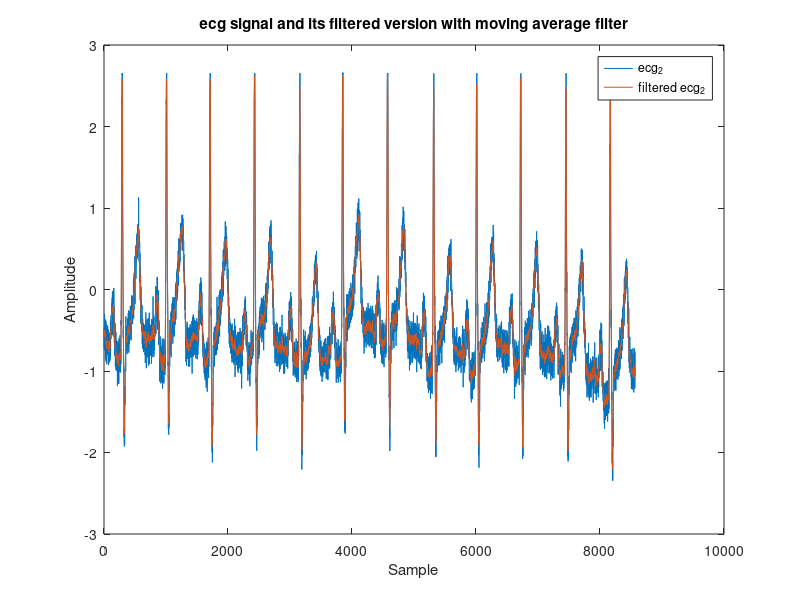
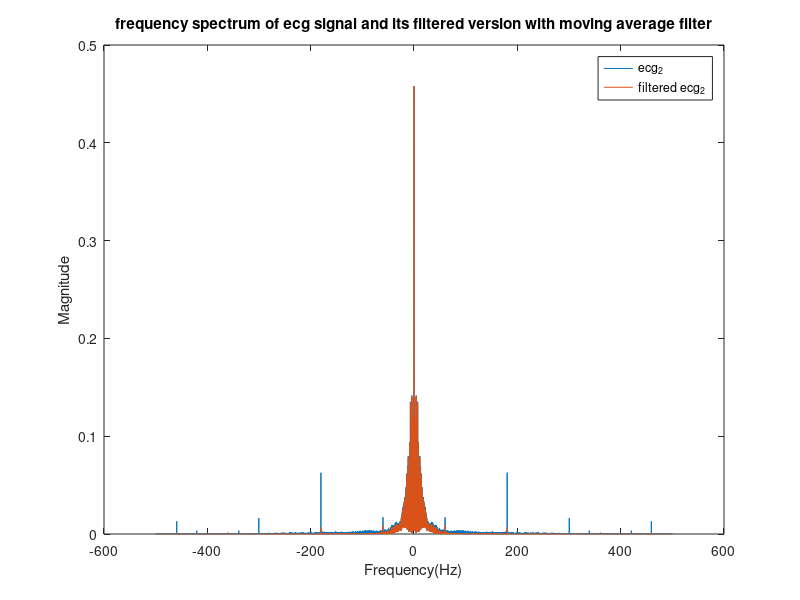
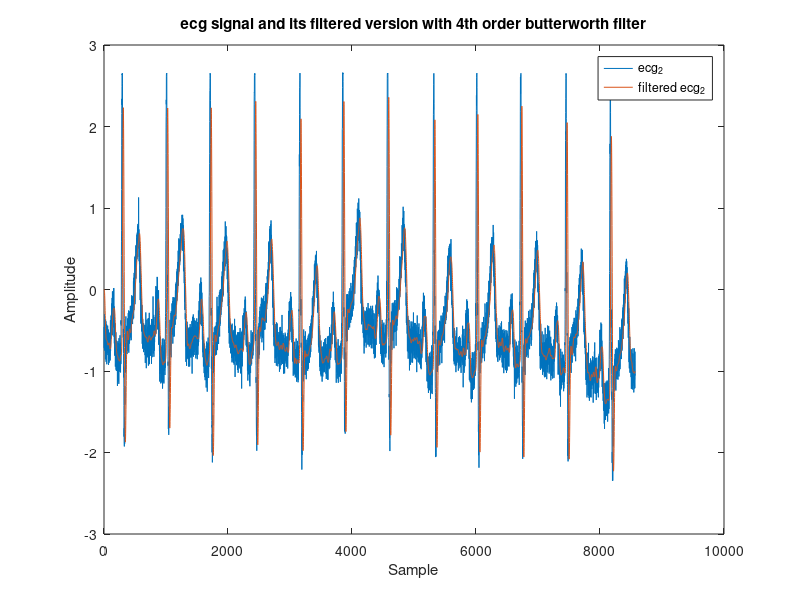
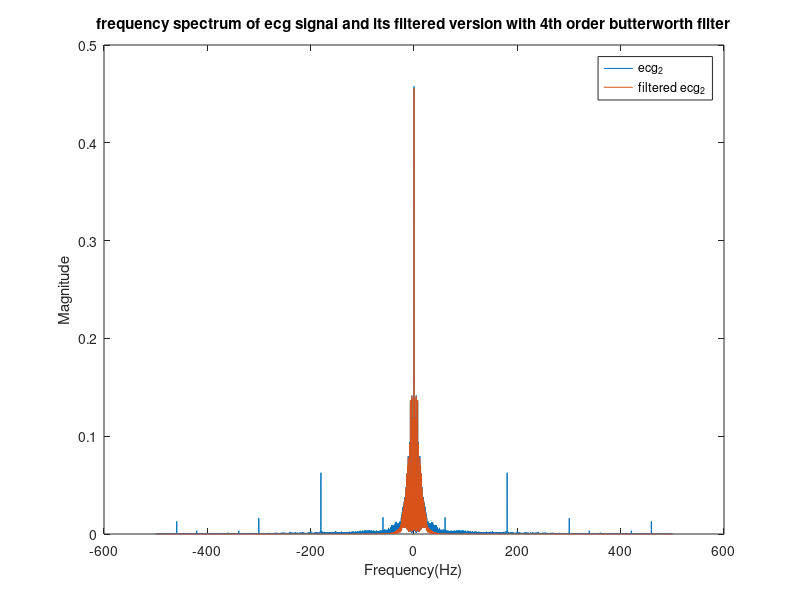

Here is the MATLAB script that generated these plots, in order: (Note: this script raises an error after producing the figures.)
clc, clear, close all;
%% QUESTION 1 
%a
load('ecg_1.mat')
load('ecg_2.mat')
load('ecg_3.mat')
Fs=1000;
Ts=1/Fs;
ecg_filtered=zeros(length(ecg_hfn),1);
plot(ecg_hfn);
for i=1:length(ecg_hfn)
    if i<5
        ecg_filtered(i)=mean(ecg_hfn(1:i+5)); %need special cases for the first and last indexes of signal array
    elseif i>length(ecg_hfn)-5
        ecg_filtered(i)=mean(ecg_hfn(i:length(ecg_hfn)));
    else
        ecg_filtered(i)=mean(ecg_hfn(i-4:i+5)); % to achieve a window size of 10
    end
end

figure (1)
plot(ecg_hfn)
hold on
plot(ecg_filtered)
title("ecg signal and its filtered version with moving average filter")
xlabel("Sample");
ylabel("Amplitude");
legend("ecg_2","filtered ecg_2")

%b
ecg_hfns=fftshift(abs(fft(ecg_hfn,length(ecg_hfn))/length(ecg_hfn)));
ecg_filtereds=fftshift(abs(fft(ecg_filtered,length(ecg_filtered))/length(ecg_filtered)));
f=linspace(-Fs/2,Fs/2,length(ecg_filtered));
f=transpose(f);
figure (2)
plot(f,ecg_hfns)
hold on
plot(f,ecg_filtereds)   
title("frequency spectrum of ecg signal and its filtered version with moving average filter")
xlabel("Frequency(Hz)");
ylabel("Magnitude");
legend("ecg_2","filtered ecg_2")

%% QUESTION 2
%butterworth
%better filtering than moving avg filter but more loss on amplitude
Fc=50/Fs; %cutoff freq/Fs for normalization. cutoff freq determined by observing freq spectrum of the ecg signal
N=4; %filter order
% by increasing order we get a sharper filter freq response supresses freqs above Fc better. 
% but increases phase shift and decreases amplitude more. it also requires more computational power so order of 4 is good enough
[b,a]=butter(N,Fc,"low");
ecg_butter_filtered=filter(b,a,ecg_hfn);
figure (3)
plot(ecg_hfn)
hold on
plot(ecg_butter_filtered)
title("ecg signal and its filtered version with 4th order butterworth filter")
xlabel("Sample");
ylabel("Amplitude");
legend("ecg_2","filtered ecg_2")

ecg_butter_filtereds=fftshift(abs(fft(ecg_butter_filtered,length(ecg_butter_filtered))/length(ecg_butter_filtered)));
f=linspace(-Fs/2,Fs/2,length(ecg_butter_filtered));
f=transpose(f);
figure (4)
plot(f,ecg_hfns)
hold on
plot(f,ecg_butter_filtereds)   
title("frequency spectrum of ecg signal and its filtered version with 4th order butterworth filter")
xlabel("Frequency(Hz)");
ylabel("Magnitude");
legend("ecg_2","filtered ecg_2")

%% Chebychev type1 
N=4;
Rp=1; %ripple dB in passband
[b,a]=cheby1(N,Rp,Fc,"low");

ecg_cheby1_filtered=filter(b,a,ecg_hfn);
amplitude=max(ecg_cheby1_filtered)

figure (5)
plot(ecg_hfn)
hold on
plot(ecg_cheby1_filtered)
title("ecg signal and its filtered version with 4th order chebyschev type1 filter")
xlabel("Sample");
ylabel("Amplitude");
legend("ecg_2","filtered ecg_2")

ecg_cheby1_filtereds=fftshift(abs(fft(ecg_cheby1_filtered,length(ecg_cheby1_filtered))/length(ecg_cheby1_filtered)));
f=linspace(-Fs/2,Fs/2,length(ecg_cheby1_filtered));
f=transpose(f);
figure (6)
plot(f,ecg_hfns)
hold on
plot(f,ecg_cheby1_filtereds)   
title("frequency spectrum of ecg signal and its filtered version with 4th order chebyschev type1 filter")
xlabel("Frequency(Hz)");
ylabel("Magnitude");
legend("ecg_2","filtered ecg_2")

%% Chebychev type2
N=8; %higher order reduced amplitude loss in contrast to other filter designs
Rs=20; %ripple dB in passband
%as i increase the dB it provides a better filtering but the loss in amplitude is much higher than cheby1 and butter
[b,a]=cheby2(N,Rs,Fc,"low");

ecg_cheby2_filtered=filter(b,a,ecg_hfn);
figure (7)
plot(ecg_hfn)
hold on
plot(ecg_cheby2_filtered)
title("ecg signal and its filtered version with 8th order chebyschev type2 filter")
xlabel("Sample");
ylabel("Amplitude");
legend("ecg_2","filtered ecg_2")

ecg_cheby2_filtereds=fftshift(abs(fft(ecg_cheby2_filtered,length(ecg_cheby2_filtered))/length(ecg_cheby2_filtered)));
f=linspace(-Fs/2,Fs/2,length(ecg_cheby2_filtered));
f=transpose(f);
figure (8)
plot(f,ecg_hfns)
hold on
plot(f,ecg_cheby2_filtereds)   
title("frequency spectrum of ecg signal and its filtered version with 8th order chebyschev type2 filter")
xlabel("Frequency(Hz)");
ylabel("Magnitude");
legend("ecg_2","filtered ecg_2")

%% QUESTION 3
figure (9)
stft(ecg_hfn,Fs,"Window",rectwin(256),"OverlapLength",128);
title("STFT with rectangular window")
figure (10)
stft(ecg_hfn,Fs,"Window",hamming(256),"OverlapLength",128);
title("STFT with hamming window")

%% QUESTION 4
%periodogram method that uses rectangular window
[Pxx,f]=periodogram(ecg_lfn);
figure (11)
subplot(3,1,1)
plot(f,10*log10(Pxx)) %log for dB scale
ylabel("Power/Frequency(dB/Hz)");
xlabel("Frequency(Hz)");
title("PSD of ecg_1 with periodogram")
[Pxx,f]=periodogram(ecg_hfn);
subplot(3,1,2)
plot(f,10*log10(Pxx)) %log for dB scale
ylabel("Power/Frequency(dB/Hz)");
xlabel("Frequency(Hz)");
title("PSD of ecg_2 with periodogram")
[Pxx,f]=periodogram(ecg_noisy);
subplot(3,1,3)
plot(f,10*log10(Pxx)) %log for dB scale
ylabel("Power/Frequency(dB/Hz)");
xlabel("Frequency(Hz)");
title("PSD of ecg_3 with periodogram")


%% modified periodogram with hamming window
[Pxx,f]=periodogram(ecg_lfn,hamming(length(ecg_lfn)),length(ecg_lfn),Fs);
figure (14)
subplot(3,1,1)
plot(f,10*log10(Pxx)) %log for dB scale
ylabel("Power/Frequency(dB/Hz)");
xlabel("Frequency(Hz)");
title("PSD of ecg_1 with periodogram with hamming window")
[Pxx,f]=periodogram(ecg_hfn,hamming(length(ecg_hfn)),length(ecg_hfn),Fs);
subplot(3,1,2)
plot(f,10*log10(Pxx)) %log for dB scale
ylabel("Power/Frequency(dB/Hz)");
xlabel("Frequency(Hz)");
title("PSD of ecg_2 with periodogram with hamming window")
[Pxx,f]=periodogram(ecg_noisy,hamming(length(ecg_noisy)),length(ecg_noisy),Fs);
subplot(3,1,3)
plot(f,10*log10(Pxx)) %log for dB scale
title("PSD of ecg_3 with periodogram with hamming window")
ylabel("Power/Frequency(dB/Hz)");
xlabel("Frequency(Hz)");

%% welch method
[Pxx,f]=pwelch(ecg_lfn,rectwin(length(ecg_lfn)),[],length(ecg_lfn),Fs);
figure (17)
subplot(3,1,1)
plot(f,10*log10(Pxx)) %log for dB scale
ylabel("Power/Frequency(dB/Hz)");
xlabel("Frequency(Hz)");
title("PSD of ecg_1 with periodogram with welch method")
[Pxx,f]=pwelch(ecg_hfn,rectwin(length(ecg_hfn)),[],length(ecg_hfn),Fs);
subplot(3,1,2)
plot(f,10*log10(Pxx)) %log for dB scale
ylabel("Power/Frequency(dB/Hz)");
xlabel("Frequency(Hz)");
title("PSD of ecg_2 with periodogram with welch method")
[Pxx,f]=pwelch(ecg_noisy,rectwin(length(ecg_noisy)),[],length(ecg_noisy),Fs);
subplot(3,1,3)
plot(f,10*log10(Pxx)) %log for dB scale
ylabel("Power/Frequency(dB/Hz)");
xlabel("Frequency(Hz)");
title("PSD of ecg_3 with periodogram with welch method")

%% levinson-durbin method
[r,lags] = xcorr(ecg_hfn, 'biased');
[a,e]=levinson(r,10);
[h,f]=freqz(sqrt(e),a,length(ecg_hfns),Fs);
psd=10*log10(abs(h));
figure (20)
plot(f,psd);
xlabel('Frequency(Hz)');
ylabel('Power/Frequency(dB/Hz)');
title('PSD of ecg_2 using levinson-durbin algorithm');
ecg_lfns=fftshift(abs(fft(ecg_lfn,length(ecg_lfn))/length(ecg_lfn)));
[r,lags] = xcorr(ecg_lfn, 'biased');
[a,e]=levinson(r,10);
[h,f]=freqz(sqrt(e),a,length(ecg_lfns),Fs);
psd=10*log10(abs(h));
figure (21)
plot(f,psd);
xlabel('Frequency(Hz)');
ylabel('Power/Frequency(dB/Hz)');
title('PSD of ecg_2 using levinson-durbin algorithm');
ecg_noisys=fftshift(abs(fft(ecg_noisy,length(ecg_noisy))/length(ecg_noisy)));
[r,lags] = xcorr(ecg_noisy, 'biased');
[a,e]=levinson(r,10);
[h,f]=freqz(sqrt(e),a,length(ecg_noisys),Fs);
psd=10*log10(abs(h));
figure (22)
plot(f,psd);
xlabel('Frequency(Hz)');
ylabel('Power/Frequency(dB/Hz)');
title('PSD of ecg_2 using levinson-durbin algorithm');

%% QUESTION 5
%coefficients are found from the equations in the lecture slide
%lowpass filter
b = [1,0,0,0,0,0,-2,0,0,0,0,0,1]; 
a = [1,-2,1]; 
ecg_lpf=filter(b,a,ecg_hfn);
%highpass filter
b = [-1/32,zeros(1, 15),1,-1,zeros(1, 15),1/32]; 
a = [1,-1];
ecg_hpf=filter(b,a,ecg_lpf);
b=[2,1,0,-1,-2]; 
a=8;
ecg_dif = filter(b,a,ecg_hpf);
%squaring
for i=1:length(ecg_dif)
    ecg_dif(i)=ecg_dif(i)^2;
end
%moving average filter 
%using same design in Q1
ecg_qrs=zeros(length(ecg_dif),1);
for i=1:length(ecg_qrs)
    if i<5
        ecg_qrs(i)=mean(ecg_dif(1:i+5)); 
    elseif i>length(ecg_dif)-5
        ecg_qrs(i)=mean(ecg_dif(i:length(ecg_dif)));
    else
        ecg_qrs(i)=mean(ecg_dif(i-4:i+5)); 
    end
end
ecg_qrs=ecg_qrs./20; %sclaed the signal down for easier obeservation on the plot. amplitude was too high for comparison
figure (23)
plot(ecg_hfn)
hold on
plot(ecg_qrs)
legend("ecg_2","QRS")
title("ecg signal and QRS part detected signal")
xlabel("Sample");
ylabel("Amplitude")

